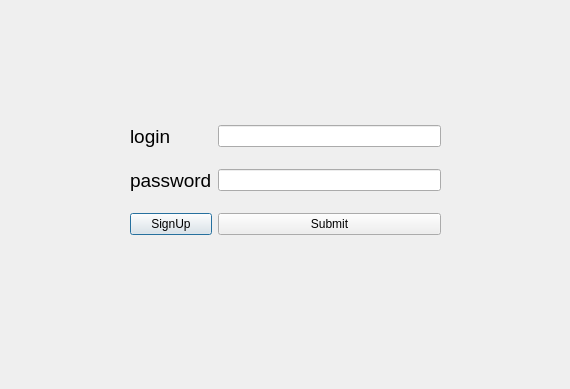
<?xml version="1.0" encoding="UTF-8"?>
<ui version="4.0">
 <class>registration</class>
 <widget class="QDialog" name="registration">
  <property name="geometry">
   <rect>
    <x>0</x>
    <y>0</y>
    <width>570</width>
    <height>389</height>
   </rect>
  </property>
  <property name="windowTitle">
   <string>Dialog</string>
  </property>
  <widget class="QWidget" name="layoutWidget">
   <property name="geometry">
    <rect>
     <x>130</x>
     <y>110</y>
     <width>311</width>
     <height>141</height>
    </rect>
   </property>
   <layout class="QGridLayout" name="gridLayout">
    <item row="2" column="0">
     <widget class="QPushButton" name="SignUp">
      <property name="text">
       <string>SignUp</string>
      </property>
     </widget>
    </item>
    <item row="2" column="1">
     <widget class="QPushButton" name="Submit">
      <property name="text">
       <string>Submit</string>
      </property>
     </widget>
    </item>
    <item row="0" column="0">
     <widget class="QLabel" name="label">
      <property name="font">
       <font>
        <pointsize>14</pointsize>
       </font>
      </property>
      <property name="text">
       <string>login</string>
      </property>
     </widget>
    </item>
    <item row="1" column="0">
     <widget class="QLabel" name="label_2">
      <property name="font">
       <font>
        <pointsize>14</pointsize>
       </font>
      </property>
      <property name="text">
       <string>password</string>
      </property>
     </widget>
    </item>
    <item row="0" column="1">
     <widget class="QLineEdit" name="username"/>
    </item>
    <item row="1" column="1">
     <widget class="QLineEdit" name="password"/>
    </item>
   </layout>
  </widget>
 </widget>
 <resources/>
 <connections/>
</ui>
